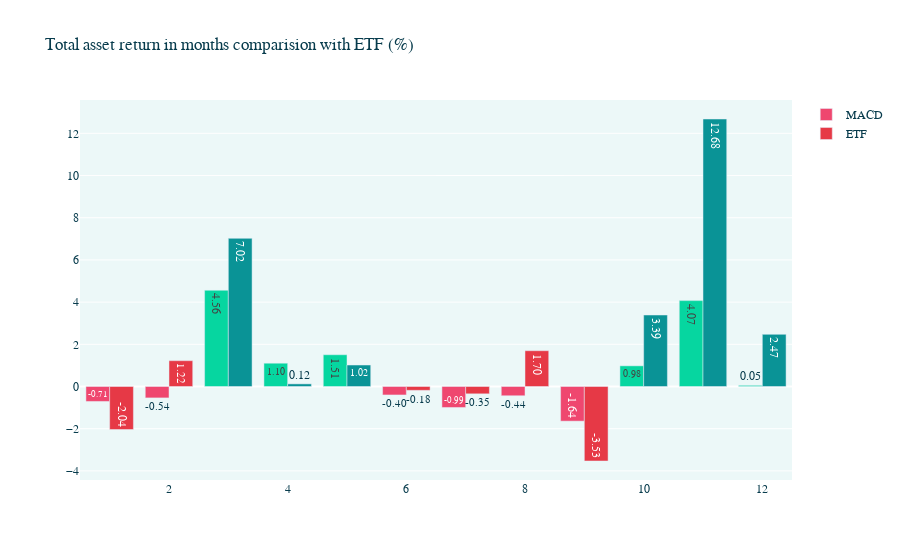

The code cell stored with this chart in its notebook:
### Code cell
import plotly.graph_objects as go

# define histogram colors
colors_macd = np.where(monthly_returns.values>0, '#06d6a0', '#ef476f')
colors_etf = np.where(monthly_returns.values>0, '#0a9396', '#e63946')

# fig = go.Figure(data=go.Data([trace]))

# add histogram on the lower subplot
fig = go.Figure()

fig.add_trace(
    go.Bar(
        x=monthly_returns.index,
        y=monthly_returns.values*100,
        name='MACD',
        marker_color=colors_macd,
        text = monthly_returns.values*100,
        texttemplate= '%{text:.2f}',
        textposition = 'auto'
    
    ),
)

fig.add_trace(
    go.Bar(
        x=dax_monthly_return.index,
        y=dax_monthly_return.values*100,
        name='ETF',
        marker_color=colors_etf,
        text = dax_monthly_return.values*100,
        texttemplate= '%{text:.2f}',
        textposition = 'auto'
    
    ),
)


# make the figure prettier
layout = go.Layout(
    title="Total asset return in months comparison with ETF (%)",
    plot_bgcolor='#ecf8f8',
    font_family='Monospace',
    font_color='#073b4c',
    font_size=12,
    xaxis=dict(
        rangeslider=dict(visible=False)
    ),
    autosize=True,
)

fig.update_layout(layout)

fig.show()

### Figure 1 — Plotly figure (JSON) as saved in the notebook; plotly's stock layout.template omitted (floating-point values rounded to 4 significant figures)
{"data": [{"marker": {"color": ["#ef476f", "#ef476f", "#06d6a0", "#06d6a0", "#06d6a0", "#ef476f", "#ef476f", "#ef476f", "#ef476f", "#06d6a0", "#06d6a0", "#06d6a0"]}, "name": "MACD", "text": [-0.708, -0.5403, 4.562, 1.104, 1.506, -0.4008, -0.9938, -0.4389, -1.642, 0.9794, 4.071, 0.05307], "textposition": "auto", "texttemplate": "%{text:.2f}", "type": "bar", "x": [1, 2, 3, 4, 5, 6, 7, 8, 9, 10, 11, 12], "y": [-0.708, -0.5403, 4.562, 1.104, 1.506, -0.4008, -0.9938, -0.4389, -1.642, 0.9794, 4.071, 0.05307]}, {"marker": {"color": ["#e63946", "#e63946", "#0a9396", "#0a9396", "#0a9396", "#e63946", "#e63946", "#e63946", "#e63946", "#0a9396", "#0a9396", "#0a9396"]}, "name": "ETF", "text": [-2.039, 1.224, 7.022, 0.1245, 1.018, -0.1816, -0.3474, 1.696, -3.531, 3.389, 12.68, 2.472], "textposition": "auto", "texttemplate": "%{text:.2f}", "type": "bar", "x": [1, 2, 3, 4, 5, 6, 7, 8, 9, 10, 11, 12], "y": [-2.039, 1.224, 7.022, 0.1245, 1.018, -0.1816, -0.3474, 1.696, -3.531, 3.389, 12.68, 2.472]}], "layout": {"autosize": true, "font": {"color": "#073b4c", "family": "Monospace", "size": 12}, "plot_bgcolor": "#ecf8f8", "title": {"text": "Total asset return in months comparision with ETF (%)"}, "xaxis": {"rangeslider": {"visible": false}}}}
